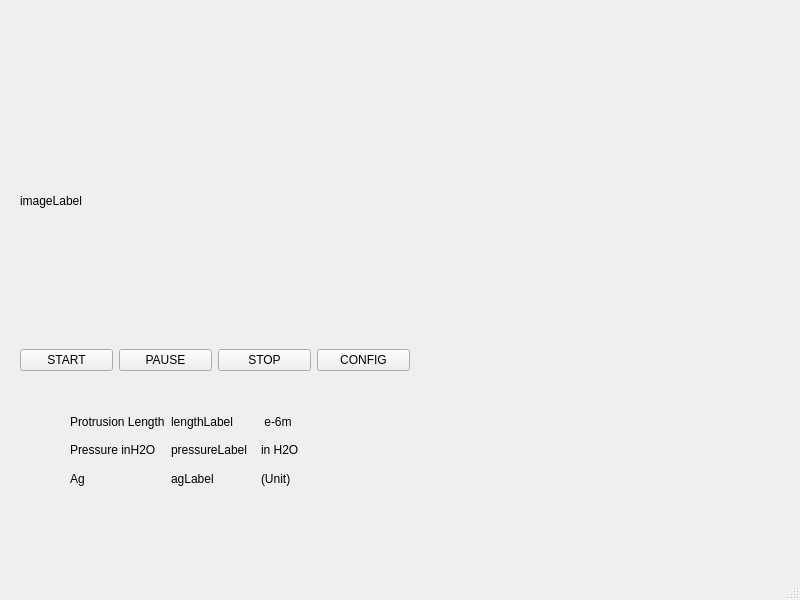
<?xml version="1.0" encoding="UTF-8"?>
<ui version="4.0">
 <class>MainWindow</class>
 <widget class="QMainWindow" name="MainWindow">
  <property name="geometry">
   <rect>
    <x>0</x>
    <y>0</y>
    <width>800</width>
    <height>600</height>
   </rect>
  </property>
  <property name="windowTitle">
   <string>MainWindow</string>
  </property>
  <widget class="QWidget" name="centralwidget">
   <widget class="QLabel" name="imageLabel">
    <property name="geometry">
     <rect>
      <x>20</x>
      <y>60</y>
      <width>391</width>
      <height>281</height>
     </rect>
    </property>
    <property name="text">
     <string>imageLabel</string>
    </property>
   </widget>
   <widget class="QWidget" name="gridLayoutWidget">
    <property name="geometry">
     <rect>
      <x>70</x>
      <y>410</y>
      <width>274</width>
      <height>80</height>
     </rect>
    </property>
    <layout class="QGridLayout" name="gridLayout">
     <item row="0" column="1">
      <widget class="QLabel" name="lengthLabel">
       <property name="text">
        <string>lengthLabel</string>
       </property>
      </widget>
     </item>
     <item row="0" column="2">
      <widget class="QLabel" name="label">
       <property name="text">
        <string> e-6m</string>
       </property>
      </widget>
     </item>
     <item row="1" column="2">
      <widget class="QLabel" name="label_2">
       <property name="text">
        <string>in H2O</string>
       </property>
      </widget>
     </item>
     <item row="1" column="0">
      <widget class="QLabel" name="lengthLabel_3">
       <property name="text">
        <string>Pressure inH2O</string>
       </property>
      </widget>
     </item>
     <item row="0" column="0">
      <widget class="QLabel" name="lengthLabel_2">
       <property name="text">
        <string>Protrusion Length</string>
       </property>
      </widget>
     </item>
     <item row="1" column="1">
      <widget class="QLabel" name="pressureLabel">
       <property name="text">
        <string>pressureLabel</string>
       </property>
      </widget>
     </item>
     <item row="2" column="0">
      <widget class="QLabel" name="label_3">
       <property name="text">
        <string>Ag</string>
       </property>
      </widget>
     </item>
     <item row="2" column="1">
      <widget class="QLabel" name="agLabel">
       <property name="text">
        <string>agLabel</string>
       </property>
      </widget>
     </item>
     <item row="2" column="2">
      <widget class="QLabel" name="label_4">
       <property name="text">
        <string>(Unit)</string>
       </property>
      </widget>
     </item>
    </layout>
   </widget>
   <widget class="QWidget" name="gridLayoutWidget_2">
    <property name="geometry">
     <rect>
      <x>420</x>
      <y>60</y>
      <width>301</width>
      <height>281</height>
     </rect>
    </property>
    <layout class="QGridLayout" name="gridLayout_2">
     <item row="2" column="0">
      <widget class="RealTimePlotWidget" name="lengthGraphWidget" native="true"/>
     </item>
     <item row="1" column="0">
      <widget class="RealTimePlotWidget" name="pressureGraphWidget" native="true"/>
     </item>
    </layout>
   </widget>
   <widget class="QWidget" name="horizontalLayoutWidget">
    <property name="geometry">
     <rect>
      <x>20</x>
      <y>340</y>
      <width>390</width>
      <height>41</height>
     </rect>
    </property>
    <layout class="QHBoxLayout" name="horizontalLayout">
     <item>
      <widget class="QPushButton" name="startButton">
       <property name="text">
        <string>START</string>
       </property>
      </widget>
     </item>
     <item>
      <widget class="QPushButton" name="pauseButton">
       <property name="text">
        <string>PAUSE</string>
       </property>
      </widget>
     </item>
     <item>
      <widget class="QPushButton" name="stopButton">
       <property name="text">
        <string>STOP</string>
       </property>
      </widget>
     </item>
     <item>
      <widget class="QPushButton" name="configButton">
       <property name="text">
        <string>CONFIG</string>
       </property>
      </widget>
     </item>
    </layout>
   </widget>
  </widget>
  <widget class="QMenuBar" name="menubar">
   <property name="geometry">
    <rect>
     <x>0</x>
     <y>0</y>
     <width>800</width>
     <height>24</height>
    </rect>
   </property>
  </widget>
  <widget class="QStatusBar" name="statusbar"/>
 </widget>
 <customwidgets>
  <customwidget>
   <class>RealTimePlotWidget</class>
   <extends>QWidget</extends>
   <header>views.realTimePlotWidget</header>
   <container>1</container>
  </customwidget>
 </customwidgets>
 <resources/>
 <connections/>
</ui>
